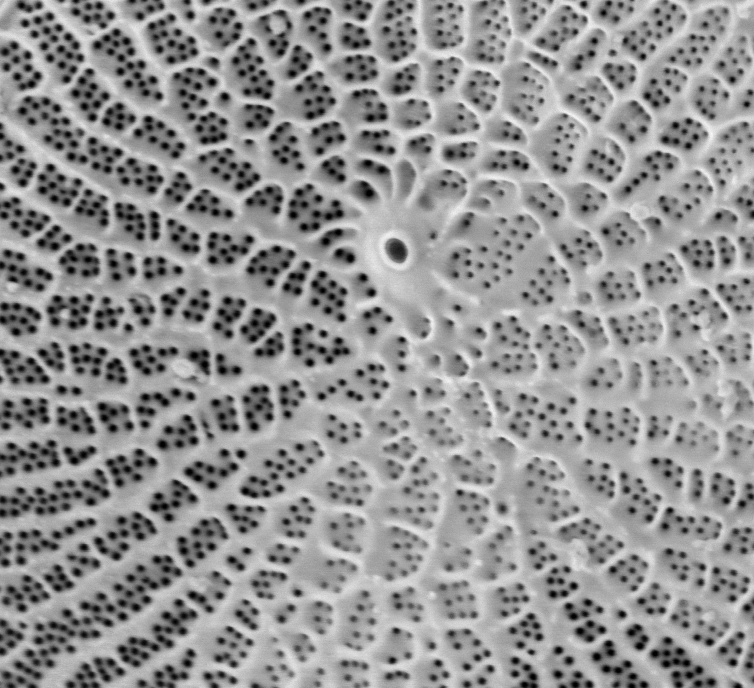
#> input picture work/CNMS/testing thresholds, blurs/cropped_Wild002.tif, 754 x 688 px
$ jupyter execute --allow-errors 'Histogram testing--Wild002.ipynb'
#> lines starting #> are read from the running program, lines starting #| are printed output that depends on the picture; after the words box and inside, x2 and y2 are one past the last pixel; in counts of white or black regions, pixels touching at a corner belong together; long printed decimals are rounded
[cell 1]
import matplotlib.pyplot as plt
import cv2
img = cv2.imread('cropped_Wild002.tif')
#> img is the input picture: shape (688, 754, 3); min 0, max 245, mean 146.3
blur = cv2.blur(img,(15,15))
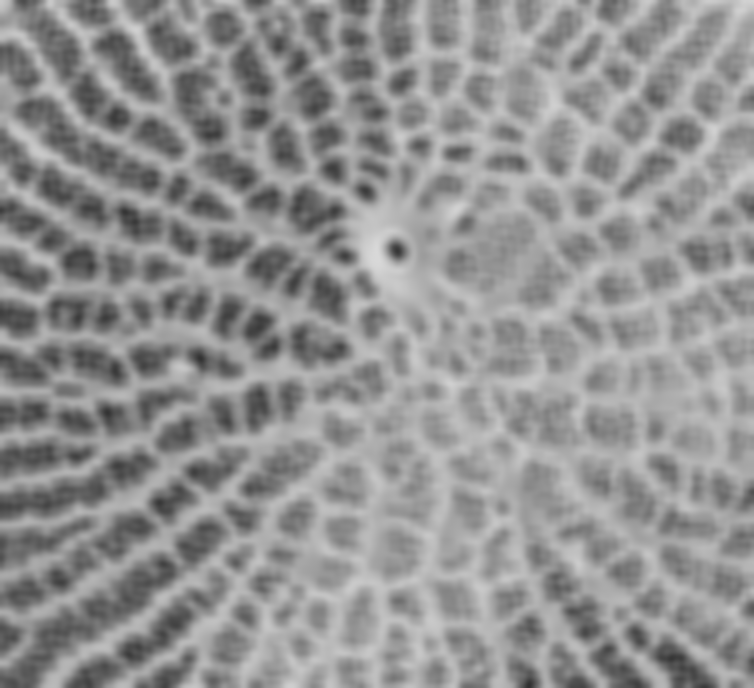
#> blur: shape (688, 754, 3); min 48, max 217, mean 146.3
from matplotlib.colors import LinearSegmentedColormap
cdict2 = {'red':   ((0.0, 0.0, 0.0),
                   (0.1, 1.0, 1.0),
                   (1.0, 1.0, 1.0)),

         'green': ((0.0, 0.0, 0.0),
                   (1.0, 0.0, 0.0)),

        'blue':  ((0.0, 0.0, 0.0),
                   (1.0, 0.0, 0.0))
        }
red2 = LinearSegmentedColormap('Red2', cdict2)
from skimage.filters import threshold_otsu
thotsu=threshold_otsu(blur)
#> thotsu = 138
otsublur = blur[:,:,0]> thotsu
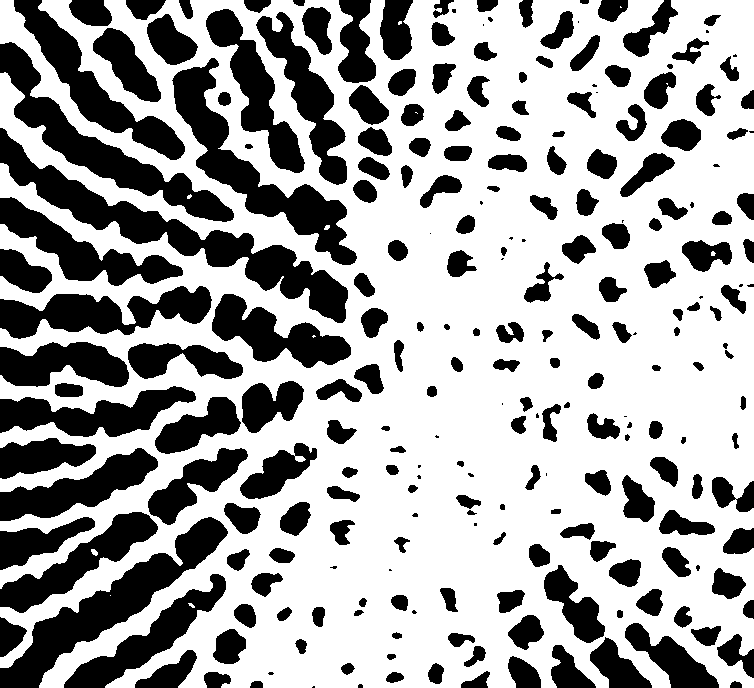
#> otsublur: shape (688, 754) bool; 64.7% white; 242 black regions (38 under 20 px), largest, box (x1, y1, x2, y2) and area: (0, 128, 348, 323) 11512, (0, 517, 228, 688) 9010, (172, 58, 357, 265) 8651

from skimage.morphology import skeletonize
otsuskeleton = skeletonize(otsublur)
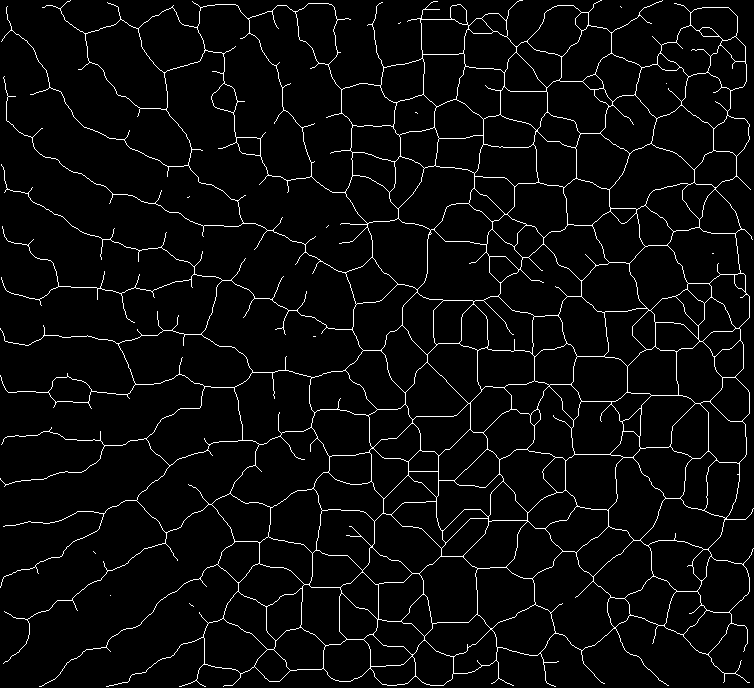
#> otsuskeleton: shape (688, 754) bool; 4% white in thin lines or dots
imgplot = plt.imshow(img, alpha=0.9)
ax = plt.subplot()
ax.imshow(otsuskeleton, cmap=red2, interpolation='sinc', alpha=.42)

[cell 2]
from PIL import Image
im=Image.open('cropped_Wild002.tif')
width, height=im.size
#> width = 754; height = 688

[cell 3]
import numpy as np
import cv2 as cv
from matplotlib import pyplot as plt
img = cv.imread('cropped_Wild002.tif',0)
#> img: shape (688, 754); min 0, max 245, mean 146.3
plt.hist(img.ravel(),256,[0,256])
plt.show()
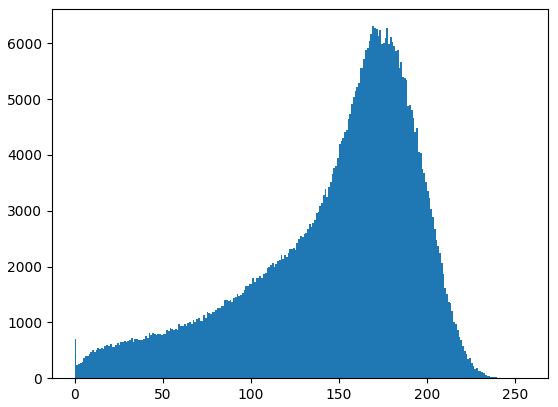
#> figure drawn by matplotlib, 1 panel; tallest bar 6304 high, from x = 169 to 170

np.mean(img)
#> Out = 146.3

[cell 4]
#import statistics
#statistics.mode(mode)

[cell 5]
partialstd=(np.std(img)/2)
#> partialstd = 24.02
lower=np.mean(img)-partialstd
#> lower = 122.3
print("lower =",lower)
#| lower = 122.293
upper=np.mean(img)+partialstd
#> upper = 170.3
print("upper =",upper)
#| upper = 170.343

[cell 6]
# [18 lines of commented-out code are left out]

[cell 7]
im.quantize(3,0)
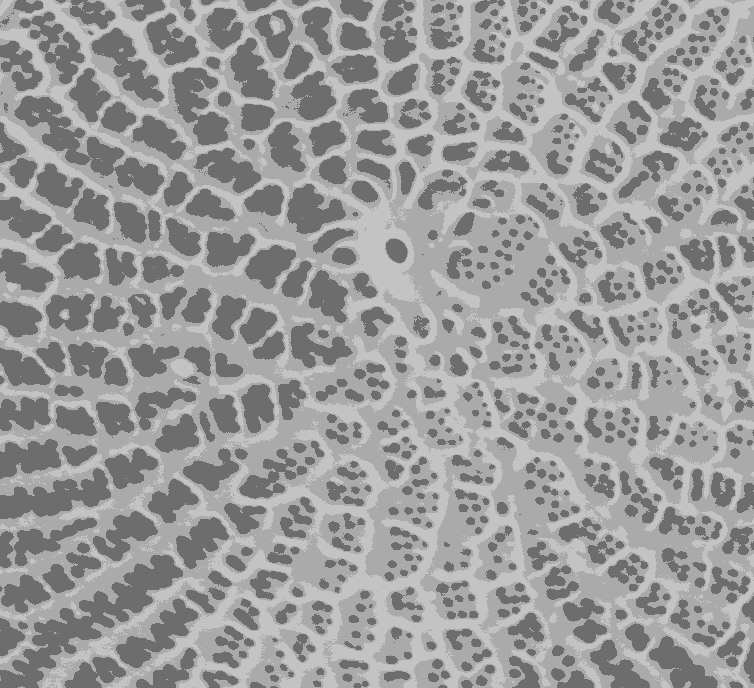
#> Out: PIL image 754x688 P; min 109, max 195, mean 154.8

[cell 8]
image=im.quantize(3,0)
image.save('simple_Wild002.tif')
print(image)
#| <PIL.Image.Image image mode=P size=754x688 at 0x7FBDE9266C90>
newimg = cv2.imread('simple_Wild002.tif')
plt.hist(newimg.ravel(),256,[0,255]); plt.show()
#> after `plt.hist(newimg.ravel(), 256, [0, 255])`:
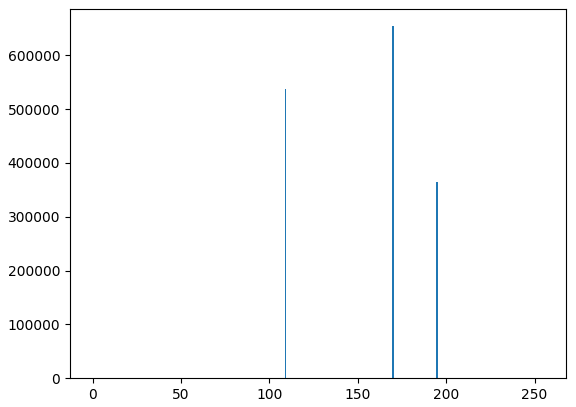
#> figure drawn by matplotlib, 1 panel; tallest bar 654144 high, from x = 169.3 to 170.3
print(newimg)
#> (printed output is left out)

[cell 9]
newimg[np.where(newimg == [195])] = [255]
newimg[np.where(newimg == [109])] = [0]
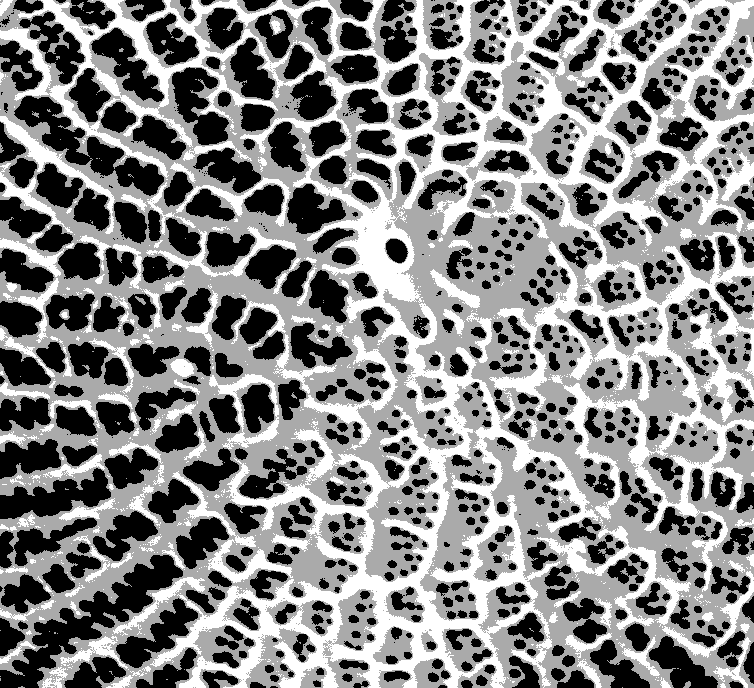
#> newimg: shape (688, 754, 3); min 0, max 255, mean 131.3
newimg[np.where(newimg == [170])] = [70]
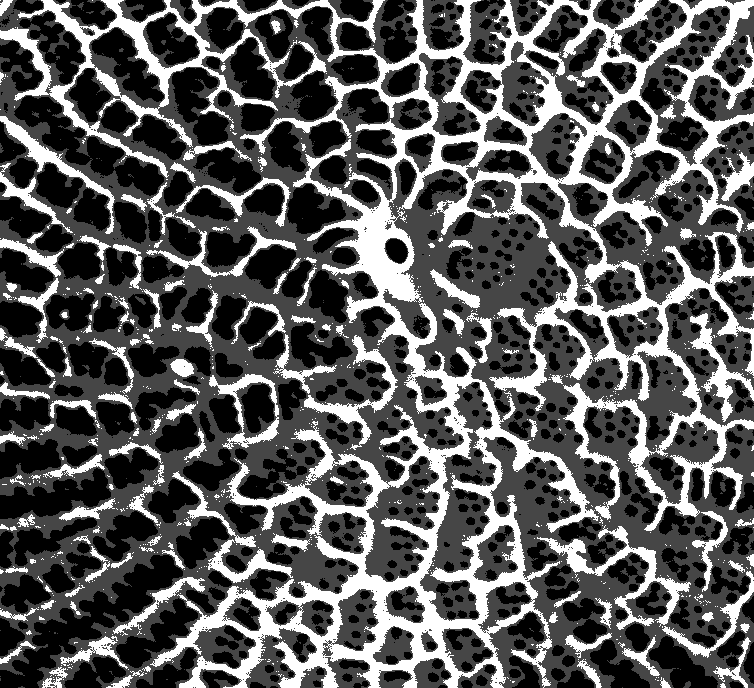
#> newimg: shape (688, 754, 3); min 0, max 255, mean 89.2
#> (the rest of this cell did not finish here and is left out)

[cell 10]
from skimage.filters import threshold_otsu
th=threshold_otsu(newimg)
#> th = 70
print(th)
#| 70
print(newimg)
#> (printed output is left out)
np.shape(newimg)
#> Out = (688, 754, 3)

[cell 11]
threshold = newimg[:,:,0] > th
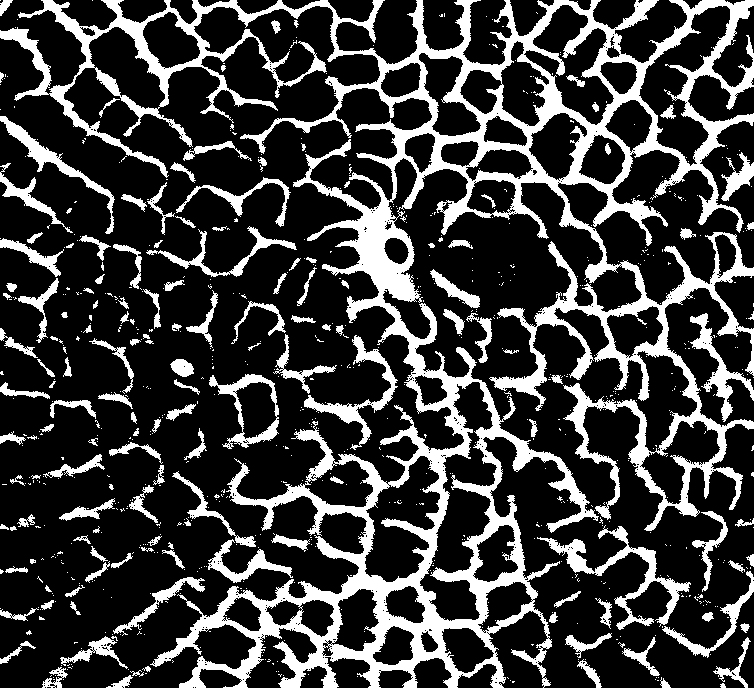
#> threshold: shape (688, 754) bool; 23.5% white; 780 white regions (628 under 20 px), largest, box (x1, y1, x2, y2) and area: (0, 0, 754, 688) 86895, (537, 525, 691, 630) 2693, (304, 335, 398, 450) 1712
plt.imshow(threshold)

[cell 12]
from skimage.morphology import skeletonize
skeleton = skeletonize(threshold)
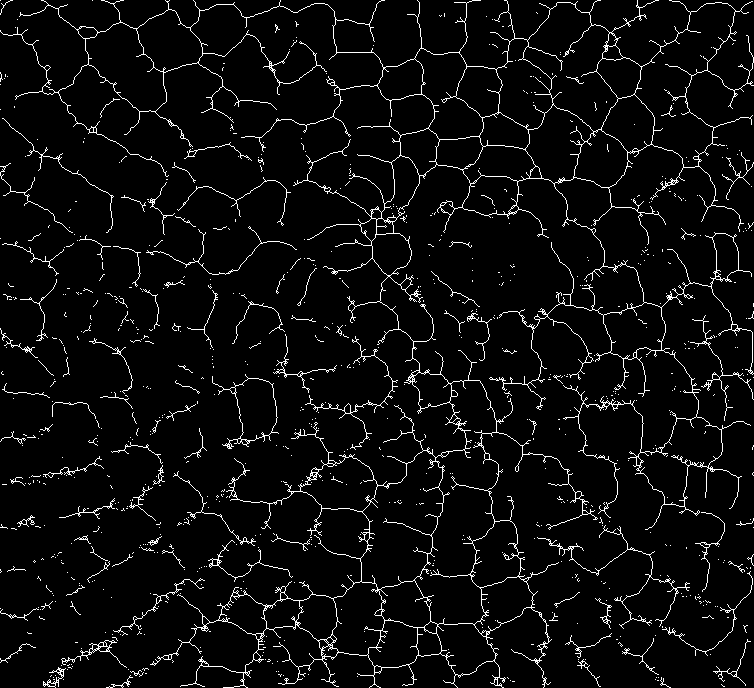
#> skeleton: shape (688, 754) bool; 4.9% white in thin lines or dots
ax = plt.subplot()

from matplotlib.colors import LinearSegmentedColormap
cdict2 = {'red':   ((0.0, 0.0, 0.0),
                   (0.1, 1.0, 1.0),
                   (1.0, 1.0, 1.0)),

         'green': ((0.0, 0.0, 0.0),
                   (1.0, 0.0, 0.0)),

        'blue':  ((0.0, 0.0, 0.0),
                   (1.0, 0.0, 0.0))
        }
red2 = LinearSegmentedColormap('Red2', cdict2)
ax.imshow(skeleton, cmap=red2, interpolation= 'bilinear')

$ run again, with work/CNMS/testing thresholds, blurs/cropped_Wild004.tif copied over work/CNMS/testing thresholds, blurs/cropped_Wild002.tif
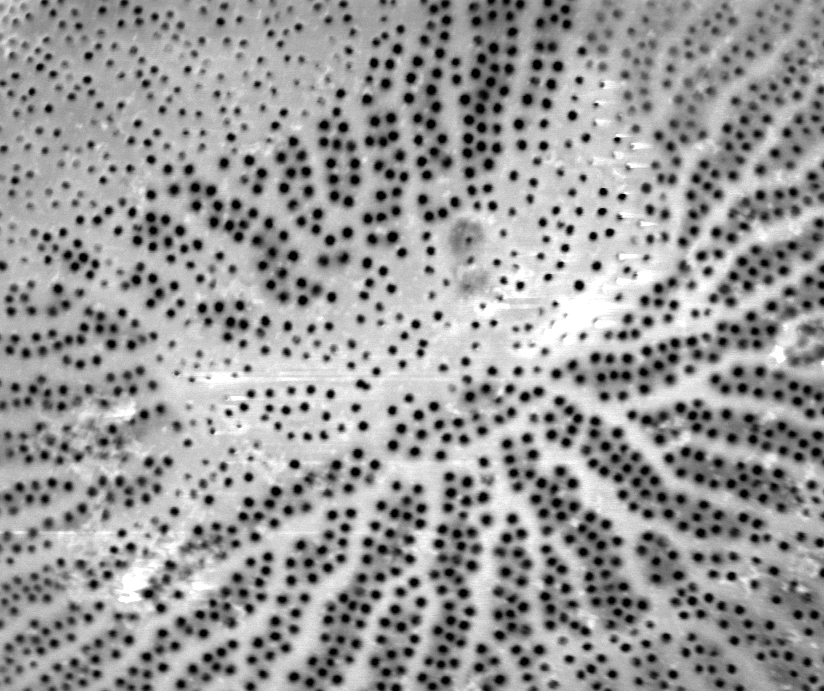
#> input picture work/CNMS/testing thresholds, blurs/cropped_Wild004.tif, 824 x 691 px
#> img is the input picture: shape (691, 824, 3); min 0, max 255, mean 153.9
#> thotsu = 153
#> `otsublur = blur[:,:,0]> thotsu`:
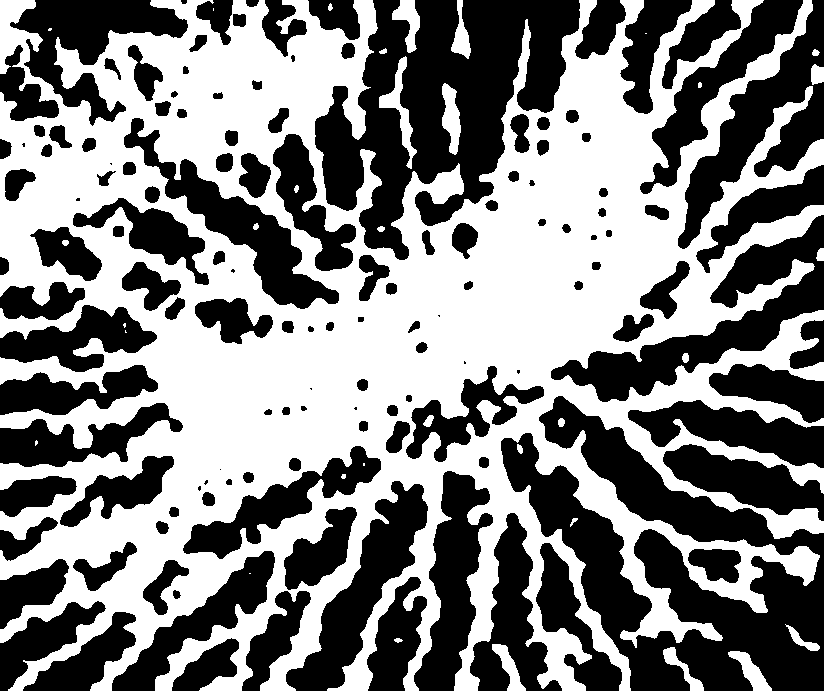
#> otsublur: shape (691, 824) bool; 51% white; 137 black regions (12 under 20 px), largest, box (x1, y1, x2, y2) and area: (501, 396, 824, 691) 39754, (315, 0, 580, 260) 34688, (551, 215, 824, 402) 13486
#> otsuskeleton: shape (691, 824) bool; 3.2% white in thin lines or dots
#> img: shape (691, 824)
#> `np.mean(img)`: Out = 153.9
#> partialstd = 28.37
#> lower = 125.5
#| lower = 125.520
#> upper = 182.3
#| upper = 182.255
#| <PIL.Image.Image image mode=P size=824x691 at 0x7FBDE9276890>
#> (printed output is left out)
#> th = 110
#| 110
#> (printed output is left out)
#> threshold: shape (691, 824) bool; 64.4% white; 858 black regions (172 under 20 px), largest, box (x1, y1, x2, y2) and area: (457, 0, 530, 181) 7169, (580, 416, 768, 541) 6407, (669, 582, 824, 691) 5553
#> `skeleton = skeletonize(threshold)`:
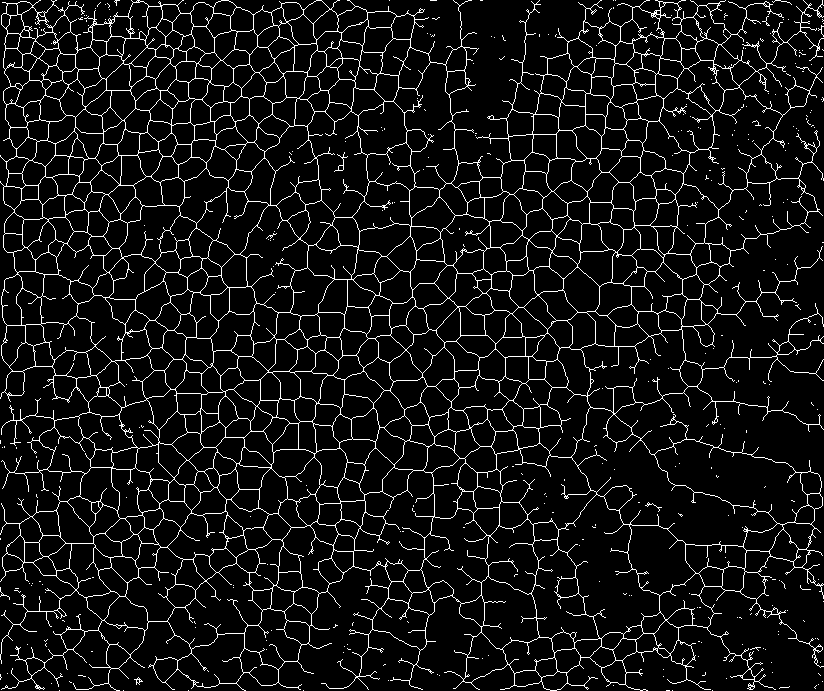
#> skeleton: shape (691, 824) bool; 7.5% white in thin lines or dots

$ run again, with work/CNMS/testing thresholds, blurs/cropped_Wild006.tif copied over work/CNMS/testing thresholds, blurs/cropped_Wild002.tif
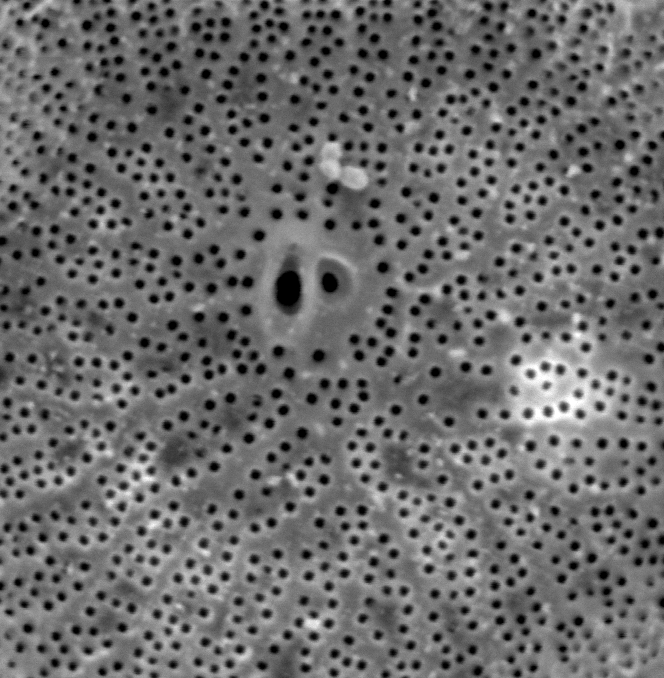
#> input picture work/CNMS/testing thresholds, blurs/cropped_Wild006.tif, 664 x 678 px
#> img is the input picture: shape (678, 664, 3); min 0, max 255, mean 107.4
#> thotsu = 108
#> otsublur: shape (678, 664) bool; 46.6% white; 94 white regions (24 under 20 px), largest, box (x1, y1, x2, y2) and area: (0, 0, 664, 678) 188234, (0, 0, 94, 205) 8846, (543, 0, 592, 68) 1560
#> otsuskeleton: shape (678, 664) bool; 3.5% white in thin lines or dots
#> img: shape (678, 664)
#> `np.mean(img)`: Out = 107.4
#> partialstd = 19.22
#> lower = 88.14
#| lower = 88.140
#> upper = 126.6
#| upper = 126.579
#| <PIL.Image.Image image mode=P size=664x678 at 0x7FBDE9282E50>
#> (printed output is left out)
#> th = 79
#| 79
#> (printed output is left out)
#> threshold: shape (678, 664) bool; 68.2% white; 1653 black regions (800 under 20 px), largest, box (x1, y1, x2, y2) and area: (84, 1, 239, 149) 8101, (355, 0, 518, 95) 6556, (212, 0, 329, 133) 4888
#> `skeleton = skeletonize(threshold)`:
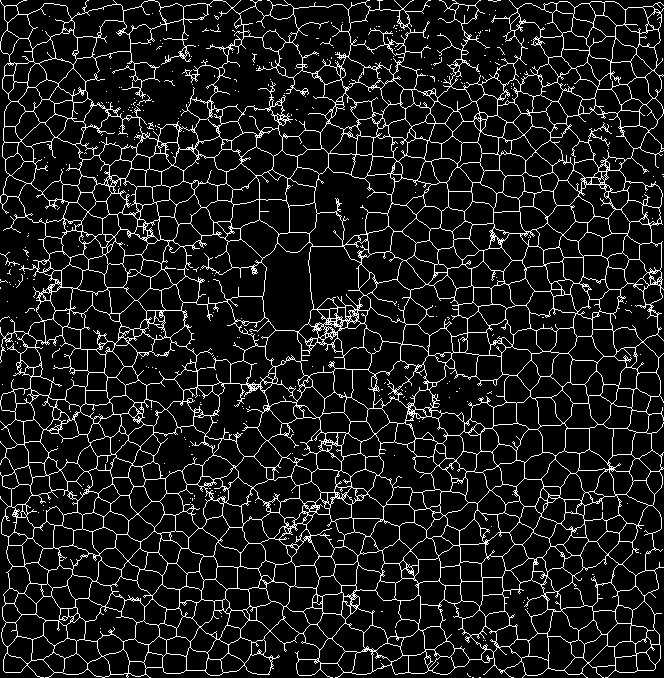
#> skeleton: shape (678, 664) bool; 10.5% white in thin lines or dots
